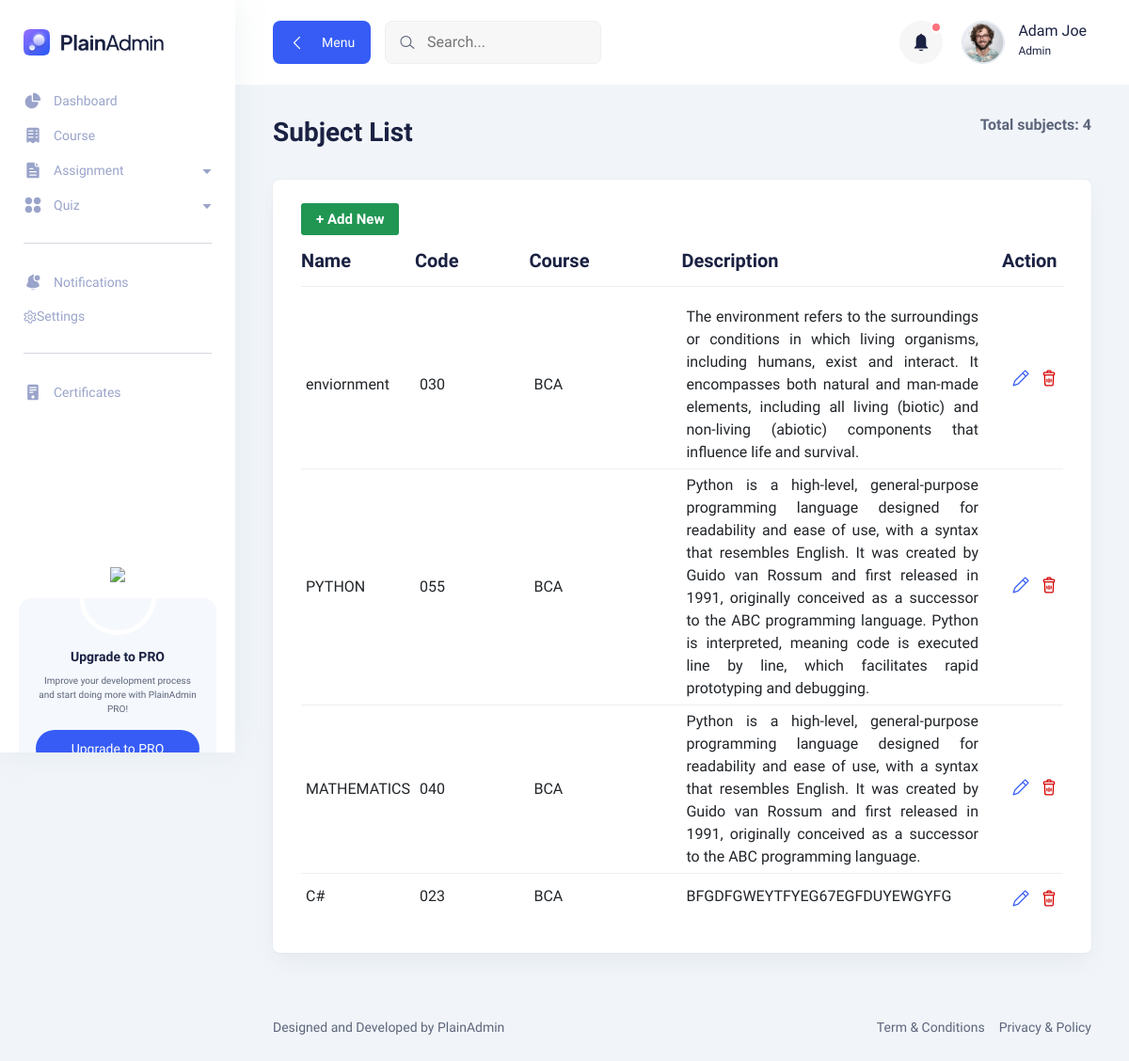
Before: /subjects/ with the older database file.
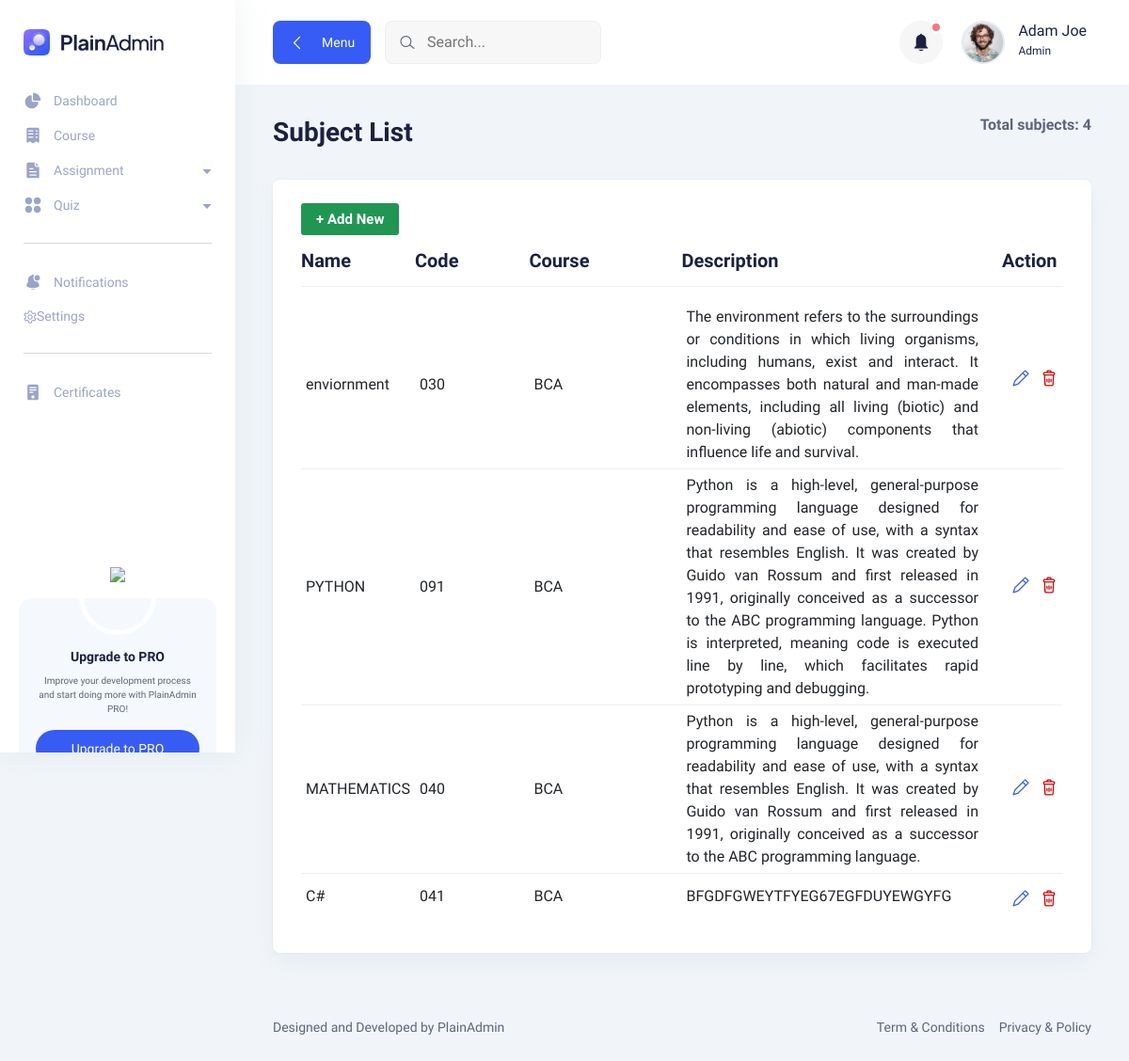
After: the same page with the newer database file.
### learning_hub_app/models.py (models this page shows, shortened)
class Subject(models.Model):
    name = models.CharField(max_length=100)
    code = models.CharField(max_length=20,unique=True)
    course = models.ForeignKey('Course', on_delete=models.CASCADE, related_name='subjects')
    description = models.TextField(blank=True,null=True)

class Course(models.Model):
    title = models.CharField(max_length=200)
    description = models.TextField(default="")
    instructor = models.CharField(max_length=50)
    def __str__(self):
        return self.title

### learning_hub_app/views.py (the view)
# urls.py: path("subjects/",  subject_list, name='subject_list'),
def subject_list(request):
    subjects = Subject.objects.all()
    return render(request,"teacher/subject_list.html",{'s':subjects})

### learning_hub_app/templates/teacher/subject_list.html (shortened to what this page needs)
{% extends 'teacher/basefile.html' %}
{% block body %}
      <section class="table-components">
        <div class="container-fluid">
          <div class="title-wrapper pt-30">
            <div class="row align-items-center">
              <div class="col-md-6">
                <div class="title">
                  <h2>Subject List</h2>
                </div>
              </div>
              <div class="col-md-6">
                <div class="breadcrumb-wrapper">
                  <nav aria-label="breadcrumb">
                    <ol class="breadcrumb">
                        <p class="total" style="margin: 0; font-weight: bold;">Total subjects: {{ s|length }}</p>
                    </ol>
                  </nav>
                </div>
              </div>
            </div>
          </div>
          <div class="tables-wrapper">
            <div class="row">
              <div class="col-lg-12">
                <div class="card-style mb-30">
                  <a href="{% url 'add_subject' %}"  class="main-btn success-btn btn-hover"  style="font-size: 15px; font-weight: 600; padding: 4px 15px;">+ Add New</a>
                  <div class="table-wrapper table-responsive">
                    <table class="table">
                      <thead>
                        <tr>
                          <th style="width:11%;" >
                            <h4>Name</h4>
                          </th>
                          <th style="width:15%;">
                            <h4>Code</h4>
                          </th>
                          <th style="width:20%;">
                            <h4>Course</h4>
                          </th>
                          <th style="align:justify">
                            <h4>Description</h4>
                          </th>
                          <th>
                            <h4 style="width:20%; padding-left: 20px">Action</h4>
                          </th>
                        </tr>
                      </thead>
                      <tbody>
                         {% for subject in s %}
                        <tr>
                          <td class="min-width">
                            {{ subject.name }}
                          </td>
                          <td class="min-width">
                           {{ subject.code }}
                          </td>
                          <td class="min-width">
                            {{ subject.course  }}
                          </td>
                          <td class="min-width" style="text-align:justify">
                            {{ subject.description  }}
                          </td>
                          <td>
                            <div class="action">
                              <button class="edit">
                                <a href="{% url 'update_subject' subject.id %}" class="text-primary">
                                  <i class="lni lni-pencil" style="padding-left: 25px"></i>
                                </a>
                              </button>
                              <button class="text-danger">
                                <a href="{% url 'delete_subject' subject.id %}" class="text-danger"
                                onclick="return confirm('Are you sure you want to delete this course?');">
                                  <i class="lni lni-trash-can"></i>
                                </a>
                              </button>
                            </div>
                          </td>
                        </tr>
                        {% empty %}
                        <tr>
                          <td colspan="5">No subjects available.</td>
                        </tr>
                        {% endfor %}
                      </tbody>
                    </table>
                  </div>
                </div>
              </div>
            </div>
          </div>
        </div>
      </section>
{% endblock %}

Changed rows visible on the page:
changed Subject "PYTHON": code "055" → "091"
changed Subject "BFGDFGWEYTFYEG67EGFDUYEWGYFG": code "023" → "041"
